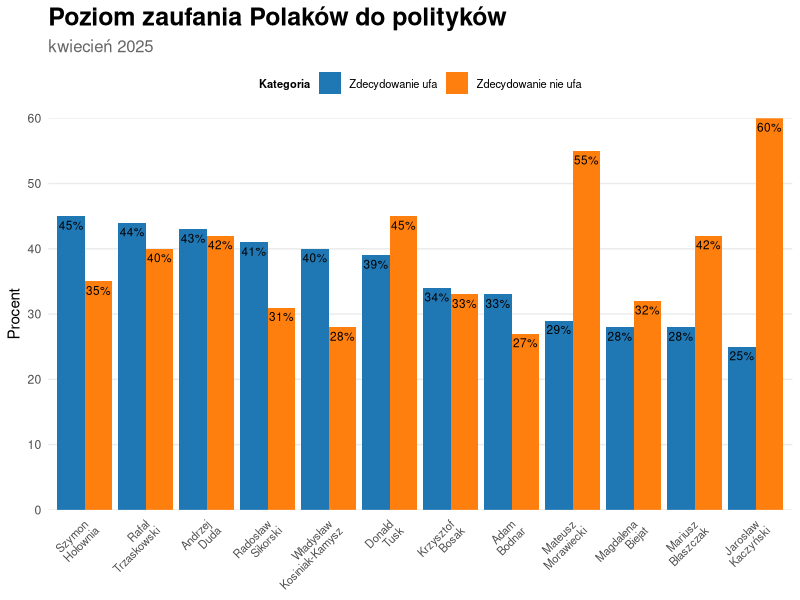

Reproduce this figure in R.
library(ggplot2)
library(dplyr)
library(tidyr)

#źródło wykresu:
#https://www.wnp.pl/polityka-i-sondaze/sondaze/sondaz-cbos-holownia-liderem-rankingu-zaufania-kaczynski-nieufnosci,1610.html
# dane wykorzystane do anaizy zostały odczytene z artykułu i wykresu z naszego źródła

#Wykres dotyczy zaufania Polaków do polityków, badanie przeprowadzono
#w dniach od 3 do 13 kwietnia, wykres opublikowany 25 kwietnia 2025

#Co jest źle?
#1) Brak tytułu i legenda, która nie ma sensu, bo mówi o 5 odpowiedziach
#do wyboru w przeprowadzanej ankiecie, podczs gdy na wykesie mamy tylko
#dwie skrajne odpowiedzi "Zdecydowanie ufa", "Zdecydowanie nie ufa"

#2) Brak podpisów osi, zdjęcia polityków zamiast nazwisk co utrudinia
#identyfikację, podobne kolory utrudniające czytanie i procenty 
#jeden pod drugim pod słupkami przez co ciężej określić, który 
#wynik dotyczy której kategorii

dane <- data.frame("nazwiska" = c("Szymon \nHołownia", "Rafał \nTrzaskowski", 
                                 "Andrzej \nDuda", "Radosław \nSikorski", 
                                 "Władysław \nKosiniak-Kamysz", "Donald \nTusk", 
                                 "Krzysztof \nBosak", "Adam \nBodnar", 
                                 "Mateusz \nMorawiecki", "Magdalena \nBiejat", 
                                 "Mariusz \nBłaszczak", "Jarosław \nKaczyński"), 
                   "procent_ufa" = c(45, 44, 43, 41, 40, 39, 34, 33, 29, 28, 28, 25), 
                    "procent_nie_ufa" = c(35, 40, 42, 31, 28, 45, 33, 27, 55, 32, 42, 60))

View(dane)


dane_long <- dane %>% pivot_longer(cols = c(procent_ufa, procent_nie_ufa), 
                      names_to = "kategoria", values_to = "procent") 

kolejnosc <- dane_long %>%
  filter(kategoria == "procent_ufa") %>%
  arrange(desc(procent)) %>%
  pull(nazwiska)

dane_long$nazwiska <- factor(dane_long$nazwiska, levels = kolejnosc)

dane_long$kategoria <- factor(dane_long$kategoria, levels = c("procent_ufa", "procent_nie_ufa"))


dane_long %>% 
  ggplot(aes(nazwiska, procent, fill = kategoria)) + 
  geom_col(position = position_dodge()) +
  theme_minimal() + 
  theme(plot.title = element_text(face = "bold", size = 18, hjust = 0),
        plot.subtitle = element_text(size = 12, color = "gray40"),
        axis.text.x = element_text(angle = 45, hjust = 1, size = 8),
        panel.grid.major.x = element_blank(),
        panel.grid.minor = element_blank(),
        legend.position = "top",
        legend.title = element_text(face = "bold", size = 8),
        legend.text = element_text(size = 8)) +
  labs(title = "Poziom zaufania Polaków do polityków",
       subtitle = "kwiecień 2025",
       x = NULL, y = "Procent", fill = "Kategoria") +
  scale_fill_manual(name = "Kategoria", 
                    values = c("procent_ufa" = "#1f77b4", "procent_nie_ufa" = "#ff7f0e"),
                     labels = c("procent_nie_ufa" = "Zdecydowanie nie ufa", "procent_ufa" = "Zdecydowanie ufa")) +
  geom_text(aes(label = paste0(procent, "%")), 
            position = position_dodge(width = 0.9), vjust = 1.5,  size = 3) +
  scale_y_continuous(expand = c(0,0)) 


#Mój wykres jest lepszy ponieważ został dodany jasny tytuł i podtytuł
#czyli od razu wiadomo czego dotyczy wykres. Poprawiłam różnież legendę,
#usunęłam zbędne kategorie, które nie zostały uwzglęnione na wykresie.
#Procent zaufania bądź jego braku jest na słupku a nie pod nim 
#co ułatwia szybkie odczytanie wyników badania. Zmieniłam kolory 
#na bardziej kontrastowe niż czerwony i pomorańczowy, które mogą się
#zlewać. Dodatkowo niebieski kojarzy się z pozytywną reakcją a pomorańczowy
#z negatywną. Osie zostały podpisane, a zdjęcia zmienione na podpisy
#imieniem i nazwiskiem
